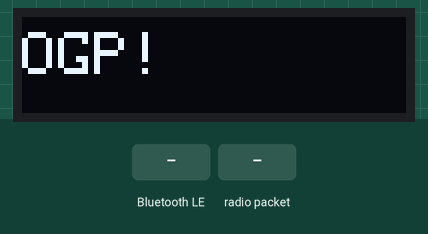
Recording of a sketch running on a simulated ESP32. Parts: 128×32 one-colour display. The test bench sets the inputs (shaded band). No radio packets arrive unless stated; nothing arrives over Bluetooth unless stated; a phone connects over Bluetooth LE 3 s after start; what the sketch prints to the serial monitor is not drawn.

Above: at 2.2 s.
At 3.2 s:
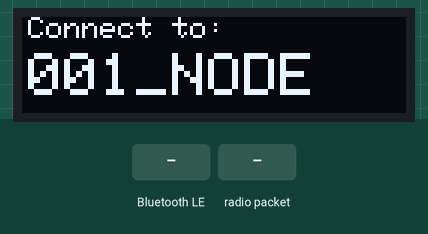
At 7.6 s:
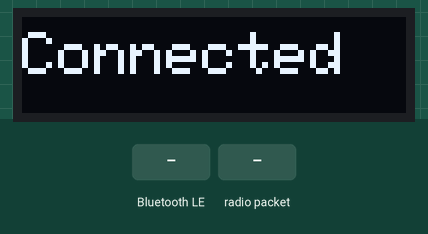
7.7 s: Bluetooth LE write "1" received
9.9 s: radio packet "1" arrives
Timing chart, 0 to 12.9 s (numbered marks = the images above; inputs shaded):
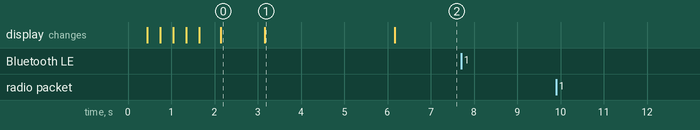

Measured:
- after the input at 7.7 s, every drawn part: stays the same
- after the input at 9.9 s, every drawn part: stays the same
- what the display in image 0 shows lasts 1.1 s, from 2.1 s to 3.2 s
- what the display in image 1 shows lasts 3.0 s, from 3.2 s to 6.2 s

The sketch:

mobilenode_lora_ble.ino
```cpp
//Deploy on TTGO LoRa32-OLED to be used for "MobileNode"

//Connection via LoRa
#include <SPI.h>
#include <LoRa.h>
//Connection via BLE
#include <BLEDevice.h>
#include <BLEServer.h>
#include <BLEUtils.h>
#include <BLE2902.h>
//use OLED
#include <Wire.h>
#include <Adafruit_GFX.h>
#include <Adafruit_SSD1306.h>

//LoRa variables
#define LORA_SCK 5         // GPIO5 - SX1276 SCK
#define LORA_MISO 19       // GPIO19 - SX1276 MISO
#define LORA_MOSI 27       // GPIO27 - SX1276 MOSI
#define LORA_CS 18         // GPIO18 - SX1276 CS
#define LORA_RST 14        // GPIO14 - SX1276 RST
#define LORA_IRQ 26        // GPIO26 - SX1276 IRQ (interrupt request)
#define RANGE 868E6        // Frequency
String outgoing;           // outgoing message
byte msgCount = 0;         // count of outgoing messages
byte localAddress = 0xAA;  // address of this device
byte destination = 0xBB;   // destination to send to // only to base
long lastSendTime = 0;     // last send time
int interval = 2000;       // interval between sends

volatile bool newMessageReceived = false;
String receivedMessage = "";
int sender, recipient, incomingMsgId, incomingLength;
int rssi;
float snr;

//BLE variables
String deviceName = "001_NODE";
BLEServer* pServer = NULL;
BLECharacteristic* pCharacteristic_1 = NULL;  // LoRa-Message
int LoRaCharaNum = 1;
BLECharacteristic* pCharacteristic_2 = NULL;  // GeoLoc
int GeoCharaNum = 2;
bool pCharacteristic_2Changed = false;
BLEDescriptor* pDescr_1;  // LoRa-Message
BLEDescriptor* pDescr_2;  // GeoLoc
BLE2902* pBLE2902;

bool deviceConnected = false;
bool oldDeviceConnected = false;
uint32_t value = 0;  // wozu??
//?int LED = 25;

// See the following for generating UUIDs:
// https://www.uuidgenerator.net/
#define SERVICE_UUID "4fafc201-1fb5-459e-8fcc-c5c9c331914b"
#define IN_GAME_NACHRICHT_CHARACTERISTIC_UUID "beb5483e-36e1-4688-b7f5-ea07361b26a8"  //In Game Nachricht
#define GPS_CHARACTERISTIC_UUID "3d453f10-c88d-4ab5-8133-e7020f311a1e"                //GPS Nachricht

//OLED variables
#define I2C_SDA 21
#define I2C_SCL 22
#define OLED_RESET -1
#define SCREEN_WIDTH 128
#define SCREEN_HEIGHT 32
#define SCREEN_ADDRESS 0x3C
Adafruit_SSD1306 display(SCREEN_WIDTH, SCREEN_HEIGHT, &Wire, OLED_RESET);

//Game variablen
String beispielLocation = "47.353450,7.903995";  //TEKO 47.353450, 7.903995

// classes
class MyServerCallbacks : public BLEServerCallbacks {
  void onConnect(BLEServer* pServer) {
    deviceConnected = true;
  };

  void onDisconnect(BLEServer* pServer) {
    deviceConnected = false;
  }
};
class Characteristic2Callback : public BLECharacteristicCallbacks {
  void onWrite(BLECharacteristic* pCharacteristic_2) override {
    outgoing = pCharacteristic_2->getValue().c_str();
    pCharacteristic_2Changed = true;
  }
};


void setup() {
  Serial.begin(115200);
  while (!Serial)
    ;  // warten auf Serial monitor
  Serial.println("Starting Setup with LED's...");

  setupOLED();
  Serial.println("OLED started");

  setupBLE();
  Serial.println("BLE connected");

  Serial.println("Starting Radio...");
  LoRa.setPins(LORA_CS, LORA_RST, LORA_IRQ);  // set CS, reset, IRQ pin
  if (!LoRa.begin(RANGE)) {
    Serial.println("Starting LoRa failed!");
    while (1)
      ;
  }
  // Interrupts and receives
  LoRa.onReceive(onReceive);
  LoRa.receive();
  Serial.println("LoRa init succeeded.");

  // Initiate all connevtions:
  String message = String(deviceName) + " started: " + String(millis());
  sendLoRaMessage(message);
  processBLEmessage(message);
  pCharacteristic_2->setValue(beispielLocation);
  Serial.println("Sending: " + message);

  Serial.println("Setup done!");
}

void loop() {
  //health check Debugging
  // if (millis() - lastSendTime > interval) {
  //   lastSendTime = millis();                            // timestamp the message
  //   String message = "alive: " + String(lastSendTime);  // send a message
  //   sendLoRaMessage(message);
  //   processBLEmessage(LoRaCharaNum, message);
  //   processBLEmessage(GeoCharaNum, String(beispielLocation));
  //   Serial.println("Sending " + message);
  //   interval = random(20000);  // 20 seconds
  // }

  if (pCharacteristic_2Changed) {
    sendLoRaMessage(outgoing);  // Send the changed value over LoRa
    Serial.println("Characteristic 2 changed, message sent over LoRa: " + outgoing);
    pCharacteristic_2Changed = false;
  }

  // Process the received message
  if (newMessageReceived) {
    processReceivedLoRaMessage();
    newMessageReceived = false;
  }
  LoRa.receive();
  delay(2000);
}

void sendLoRaMessage(String outgoing) {
  LoRa.beginPacket();             // start packet
  LoRa.write(destination);        // add destination address
  LoRa.write(localAddress);       // add sender address
  LoRa.write(msgCount);           // add message ID
  LoRa.write(outgoing.length());  // add payload length
  LoRa.print(outgoing);           // add payload
  LoRa.endPacket();               // finish packet and send it
  msgCount++;

  LoRa.receive();  // Ensure LoRa is set back to receive mode after sending
}

void onReceive(int packetSize) {
  if (packetSize == 0) return;  // if there's no packet, return

  // read packet header bytes:
  recipient = LoRa.read();       // recipient address
  sender = LoRa.read();          // sender address
  incomingMsgId = LoRa.read();   // incoming msg ID
  incomingLength = LoRa.read();  // incoming msg length

  String incoming = "";  // payload of packet

  while (LoRa.available()) {        // can't use readString() in callback, so
    incoming += (char)LoRa.read();  // add bytes one by one
  }

  if (incomingLength != incoming.length()) {  // check length for error
    Serial.println("error: message length does not match length");
    return;  // skip rest of function
  }

  // if the recipient isn't this device or broadcast,
  if (recipient != localAddress && recipient != 0xFF) {
    Serial.println("This message is not for me.");
    return;  // skip rest of function
  }

  // Store the received message and set the flag
  receivedMessage = incoming;
  rssi = LoRa.packetRssi();
  snr = LoRa.packetSnr();
  newMessageReceived = true;

  // Ensure LoRa is set back to receive mode after processing the message
  LoRa.receive();
}

void processReceivedLoRaMessage() {
  char recMessage[200];
  Serial.println("Processing received message:");
  Serial.println(receivedMessage);
  snprintf(recMessage, sizeof(recMessage),
           "0x%X,0x%X,%d,%d,%s,%d,%.2f",
           sender, recipient, incomingMsgId, incomingLength, receivedMessage.c_str(), rssi, snr);
  Serial.print("Got Message: ");
  Serial.println(recMessage);

  // Send the received message to the phone via Bluetooth
  processBLEmessage(String(receivedMessage.c_str()));

  drawScrolltext(receivedMessage.c_str());
}

void processBLEmessage(String bleMessage) {

  if (deviceConnected) {
    //drawScreen("Connected");
    pCharacteristic_1->setValue(bleMessage);
    pCharacteristic_1->notify();
    value++;
    //delay(2000);
  }
  // disconnecting
  if (!deviceConnected && oldDeviceConnected) {
    //drawScreen("Disconnected");
    delay(500);                   // give the bluetooth stack the chance to get things ready
    pServer->startAdvertising();  // restart advertising
    Serial.print("start advertising...");
    String time = String(millis());
    Serial.println(time);
    oldDeviceConnected = deviceConnected;
    //drawScreen("Reconnected");
  }
  // connecting
  if (deviceConnected && !oldDeviceConnected) {
    // do stuff here on connecting
    sendLoRaMessage("Device (re)connected: " + deviceName);
    oldDeviceConnected = deviceConnected;
  }
}

void characteristic_2Changed() {
  String message = pCharacteristic_2->getValue();
  sendLoRaMessage(message);
}

void setupBLE() {
  // Create the BLE Device
  BLEDevice::init(deviceName);
  // Create the BLE Server
  pServer = BLEDevice::createServer();
  pServer->setCallbacks(new MyServerCallbacks());
  // Create the BLE Service
  BLEService* pService = pServer->createService(SERVICE_UUID);

  // Create the BLE Characteristics for incoming LoRa messages outgoing via BLE to smartphone
  pCharacteristic_1 = pService->createCharacteristic(
    IN_GAME_NACHRICHT_CHARACTERISTIC_UUID,
    BLECharacteristic::PROPERTY_NOTIFY);
  // Create the BLE Characteristics for incomming GPS data from Smartphone outgoing via LoRa to Base
  pCharacteristic_2 = pService->createCharacteristic(
    GPS_CHARACTERISTIC_UUID,
    (BLECharacteristic::PROPERTY_NOTIFY | BLECharacteristic::PROPERTY_WRITE));  // Not necessary I think?

  // callback for changed values (send LoRa)
  pCharacteristic_2->setCallbacks(new Characteristic2Callback());

  // Create a BLE Descriptor for LoRa Messages
  pDescr_1 = new BLEDescriptor((uint16_t)0x2901);
  pDescr_1->setValue("LoRa-Message");
  pCharacteristic_1
    ->addDescriptor(pDescr_1);
  // Create a BLE Descriptor for Geo Messages
  pDescr_2 = new BLEDescriptor((uint16_t)0x2901);
  pDescr_2->setValue("GEO-Message");
  pCharacteristic_2
    ->addDescriptor(pDescr_2);

  pBLE2902 = new BLE2902();
  pBLE2902->setNotifications(true);
  pCharacteristic_1
    ->addDescriptor(pBLE2902);
  // Start the service
  pService->start();
  // Start advertising
  BLEAdvertising* pAdvertising = BLEDevice::getAdvertising();
  pAdvertising->addServiceUUID(SERVICE_UUID);
  pAdvertising->setScanResponse(false);
  pAdvertising->setMinPreferred(0x0);  // set value to 0x00 to not advertise this parameter
  BLEDevice::startAdvertising();
  drawMain();
  Serial.println("Waiting a client connection to notify...");
  //infinite loop until device is connected
  while (!deviceConnected) {
    lastSendTime = millis();  // timestamp the message
    String message = "alive: " + String(lastSendTime);
    processBLEmessage("BLE starting");
    delay(200);
  }
  drawScreen("Connected");
}

void setupOLED() {
  // SSD1306_SWITCHCAPVCC = generate display voltage from 3.3V internally
  if (!display.begin(SSD1306_SWITCHCAPVCC, SCREEN_ADDRESS)) {
    Serial.println(F("SSD1306 allocation failed"));
    for (;;)
      ;  // Don't proceed, loop forever
  }
  drawScrolltext("OGP!");
  delay(1000);
}

void drawMain() {
  display.clearDisplay();
  display.setTextSize(1);
  display.setTextColor(SSD1306_WHITE);
  display.setCursor(2, 0);
  display.println(F("Connect to:"));
  display.setTextSize(2);
  display.setCursor(2, 12);
  display.println(String(deviceName));
  display.display();
}

void drawScrolltext(String message) {
  display.clearDisplay();
  display.setTextSize(2);  // Draw 2X-scale text
  display.setTextColor(SSD1306_WHITE);
  display.setCursor(0, 5);
  display.println(message);
  display.display();
  delay(100);
  display.startscrollleft(0x00, 0x0F);
  delay(2000);
  display.stopscroll();
}

void drawScreen(String message) {
  display.clearDisplay();
  display.setTextSize(2);  // Draw 2X-scale text
  display.setTextColor(SSD1306_WHITE);
  display.setCursor(0, 5);
  display.println(message);
  display.display();
  delay(100);
}
```
